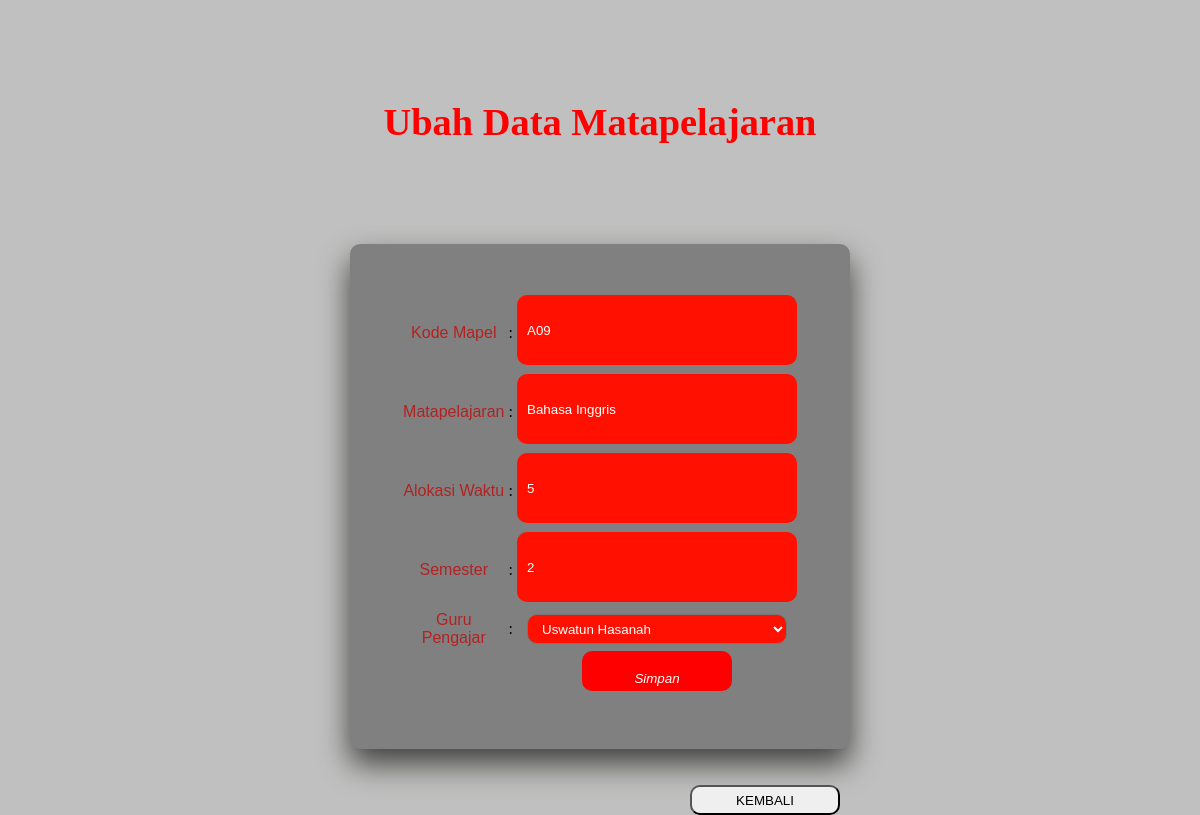
The app's page /matapelajaran/form-update.php?kode_mapel=A09 (signed in) with its own data.
### tables this page shows
CREATE TABLE `matapelajaran` (
  `kode_mapel` char(3) NOT NULL,
  `mapel` varchar(100) DEFAULT NULL,
  `alokasi_waktu` int(2) DEFAULT NULL,
  `semester` int(2) DEFAULT NULL,
  `kode_guru` int(3) DEFAULT NULL
);

CREATE TABLE `guru` (
  `kode_guru` int(3) NOT NULL,
  `nama_guru` varchar(100) NOT NULL,
  `jumlah_jam` int(2) NOT NULL,
  `alamat` text NOT NULL,
  `telp` varchar(15) NOT NULL,
  `email` varchar(50) NOT NULL
);

### matapelajaran/form-update.php (the view, shortened to what this page needs)
<?php
include '../connect.php';
$kode_mapel = $_GET['kode_mapel'];
$query = "SELECT kode_mapel, mapel, alokasi_waktu, semester, matapelajaran.kode_guru, nama_guru
          FROM matapelajaran LEFT JOIN guru USING(kode_guru)
          WHERE kode_mapel = '$kode_mapel'";
$result = mysqli_query($connect, $query);
$data_guru = mysqli_fetch_assoc($result);
 ?>
 <!DOCTYPE html>
 <html>
   <head>
   </head>
   <body>
     <h1 style="text-align:center;
    font-size:2.4em;
    font-weight:700;
    color:red;
    margin-bottom: -100px;
    margin-top : 100px;">Ubah Data Matapelajaran</h1>
       <form action="update.php" method="post">
         <table>
           <tr>
             <td><label for="kode_mapel" style="font-family: sans-serif; color: #B22222;">Kode Mapel</label></td>
              <td>:</td>
             <td> <input type="text" name="kode_mapel" id="kode_mapel" readonly value="<?php echo $data_guru['kode_mapel']; ?>" style="border-radius:10px; width:250px; height:30px; padding-left: 10px; background-color: #FF1000; color: white;"></td>
           </tr>
           <tr>
             <td><label for="mapel" style="font-family: sans-serif; color: #B22222;">Matapelajaran</label></td>
              <td>:</td>
             <td> <input type="text" name="mapel" id="mapel" value="<?php echo $data_guru['mapel']; ?>" style="border-radius:10px; width:250px; height:30px;padding-left: 10px;background-color: #FF1000; color: white;"> </td>
           </tr>
           <tr>
             <td><label for="alokasi_waktu" style="font-family: sans-serif; color: #B22222;">Alokasi Waktu</label></td>
             <td>:</td>
             <td> <input type="number" name="alokasi_waktu" id="alokasi_waktu" value="<?php echo $data_guru['alokasi_waktu']; ?>" style="border-radius:10px; width:250px; height:30px;padding-left: 10px;background-color: #FF1000; color: white;"> </td>
           </tr>
           <tr>
             <td><label for="semester" style="font-family: sans-serif; color: #B22222;">Semester</label></td>
             <td>:</td>
             <td> <input type="number" name="semester" id="semester" value="<?php echo $data_guru['semester']; ?>" style="border-radius:10px; width:250px; height:30px;padding-left: 10px;background-color: #FF1000; color: white;"> </td>
           </tr>
             <tr>
            <td><label for="nama_guru" style="font-family: sans-serif; color: #B22222;">Guru Pengajar</label></td>
            <td>:</td>
            <td>
            <select name="kode_guru" id="nama_guru" style="width: 165px; border-radius:10px; width:260px; height:30px;padding-left: 10px;background-color: #FF1000; color: white;;">
            <?php
            $query2 = "SELECT kode_guru, nama_guru FROM guru";
            $result2 = mysqli_query($connect, $query2);
            while ($data = mysqli_fetch_assoc($result2)) { ?>
            <option value="<?php echo $data['kode_guru']; ?>" <?php if($data_guru['kode_guru'] == $data['kode_guru']) {echo "selected"; } ?>>
              <?php echo $data['nama_guru']; ?>
            </option>
            <?php }
            ?>
          </select>
        </td>
          </tr>
           <tr>
             <td></td>
             <td></td>
             <br>
             <td><input type="submit" value="Simpan" name="btnsimpan" style="background: red; color: white; font-style: italic; width: 150px; border-radius:10px; height:30px; cursor: pointer: pointer;"></td>
           </tr>
       </table>
       </form>
       <br>
     <br>
     <a href="read.php" style="text-align: center; padding-left: 690px;"><button style="border-radius:10px; width:150px; height:30px; cursor: pointer;">KEMBALI</button></a>
   </body>
 </html>

### matapelajaran/form-update.php (style rules this page uses)
body { background-color: #C0C0C0; background-repeat: no-repeat; padding: 0; margin: 0; background-size: cover; }

### records on screen
matapelajaran: kode_mapel "A09", mapel "Bahasa Inggris", alokasi_waktu "5", semester "2", kode_guru "Uswatun Hasanah"
